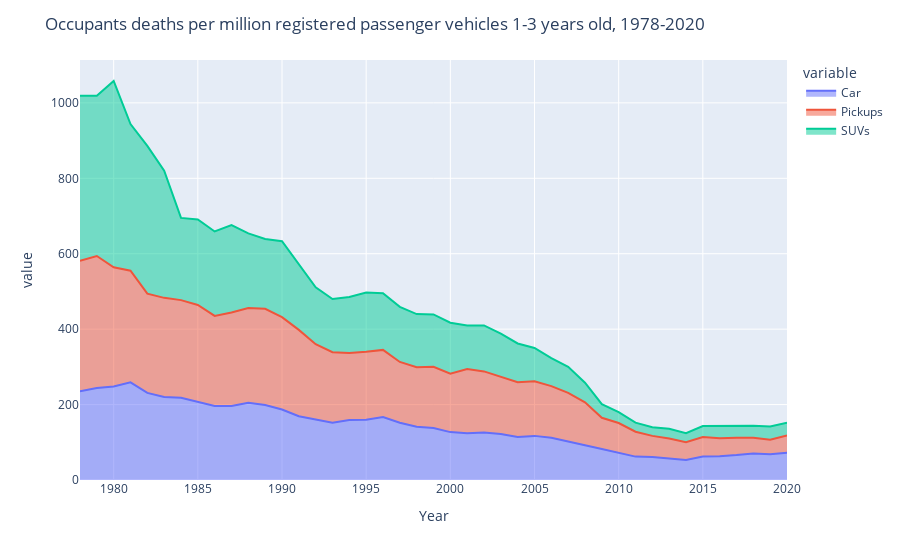

This figure's notebook cell:
### Markdown cell above
- #### <b>Stacked area chart - <span style='background:green'>All occupants</span> deaths per million registered passenger vehicles 1-3 years old, 1978-2020</b>

### Code cell
fig = px.area(occupants_df2, x=occupants_df2['Year'], y=occupants_df2.drop(columns=['Year']).columns)
fig.update_layout(title='Occupants deaths per million registered passenger vehicles 1-3 years old, 1978-2020')
fig.show()

### Figure 1 — Plotly figure (JSON) as saved in the notebook; plotly's stock layout.template omitted (floating-point values rounded to 4 significant figures)
{"data": [{"fillpattern": {"shape": ""}, "hovertemplate": "variable=Car<br>Year=%{x}<br>value=%{y}<extra></extra>", "legendgroup": "Car", "line": {"color": "#636efa"}, "marker": {"symbol": "circle"}, "mode": "lines", "name": "Car", "orientation": "v", "showlegend": true, "stackgroup": "1", "type": "scatter", "x": [1978, 1979, 1980, 1981, 1982, 1983, 1984, 1985, 1986, 1987, 1988, 1989, 1990, 1991, 1992, 1993, 1994, 1995, 1996, 1997, 1998, 1999, 2000, 2001, 2002, 2003, 2004, 2005, 2006, 2007, 2008, 2009, 2010, 2011, 2012, 2013, 2014, 2015, 2016, 2017, 2018, 2019, 2020], "xaxis": "x", "y": [235, 244, 248, 259, 231, 220, 218, 207, 196, 196, 205, 199, 187, 169, 160, 152, 159, 160, 167, 152, 141, 138, 127, 124, 126, 122, 114, 117, 112, 103, 92, 82, 71, 62, 61, 58, 53, 62, 63, 66, 70, 68, 72], "yaxis": "y"}, {"fillpattern": {"shape": ""}, "hovertemplate": "variable=Pickups<br>Year=%{x}<br>value=%{y}<extra></extra>", "legendgroup": "Pickups", "line": {"color": "#EF553B"}, "marker": {"symbol": "circle"}, "mode": "lines", "name": "Pickups", "orientation": "v", "showlegend": true, "stackgroup": "1", "type": "scatter", "x": [1978, 1979, 1980, 1981, 1982, 1983, 1984, 1985, 1986, 1987, 1988, 1989, 1990, 1991, 1992, 1993, 1994, 1995, 1996, 1997, 1998, 1999, 2000, 2001, 2002, 2003, 2004, 2005, 2006, 2007, 2008, 2009, 2010, 2011, 2012, 2013, 2014, 2015, 2016, 2017, 2018, 2019, 2020], "xaxis": "x", "y": [346, 350, 316, 296, 263, 263, 259, 257, 239, 248, 251, 255, 245, 229, 200, 187, 178, 180, 178, 161, 158, 162, 155, 170, 162, 151, 145, 145, 137, 128, 114, 83, 80, 66, 56, 52, 47, 52, 48, 46, 42, 39, 46], "yaxis": "y"}, {"fillpattern": {"shape": ""}, "hovertemplate": "variable=SUVs<br>Year=%{x}<br>value=%{y}<extra></extra>", "legendgroup": "SUVs", "line": {"color": "#00cc96"}, "marker": {"symbol": "circle"}, "mode": "lines", "name": "SUVs", "orientation": "v", "showlegend": true, "stackgroup": "1", "type": "scatter", "x": [1978, 1979, 1980, 1981, 1982, 1983, 1984, 1985, 1986, 1987, 1988, 1989, 1990, 1991, 1992, 1993, 1994, 1995, 1996, 1997, 1998, 1999, 2000, 2001, 2002, 2003, 2004, 2005, 2006, 2007, 2008, 2009, 2010, 2011, 2012, 2013, 2014, 2015, 2016, 2017, 2018, 2019, 2020], "xaxis": "x", "y": [438, 425, 494, 389, 392, 337, 218, 227, 224, 232, 198, 185, 201, 175, 151, 141, 148, 157, 150, 146, 141, 139, 135, 116, 122, 115, 103, 88, 74, 69, 52, 36, 29, 24, 23, 26, 24, 29, 32, 33, 32, 35, 34], "yaxis": "y"}], "layout": {"legend": {"title": {"text": "variable"}, "tracegroupgap": 0}, "margin": {"t": 60}, "title": {"text": "Occupants deaths per million registered passenger vehicles 1-3 years old, 1978-2020"}, "xaxis": {"anchor": "y", "domain": [0, 1], "title": {"text": "Year"}}, "yaxis": {"anchor": "x", "domain": [0, 1], "title": {"text": "value"}}}}
